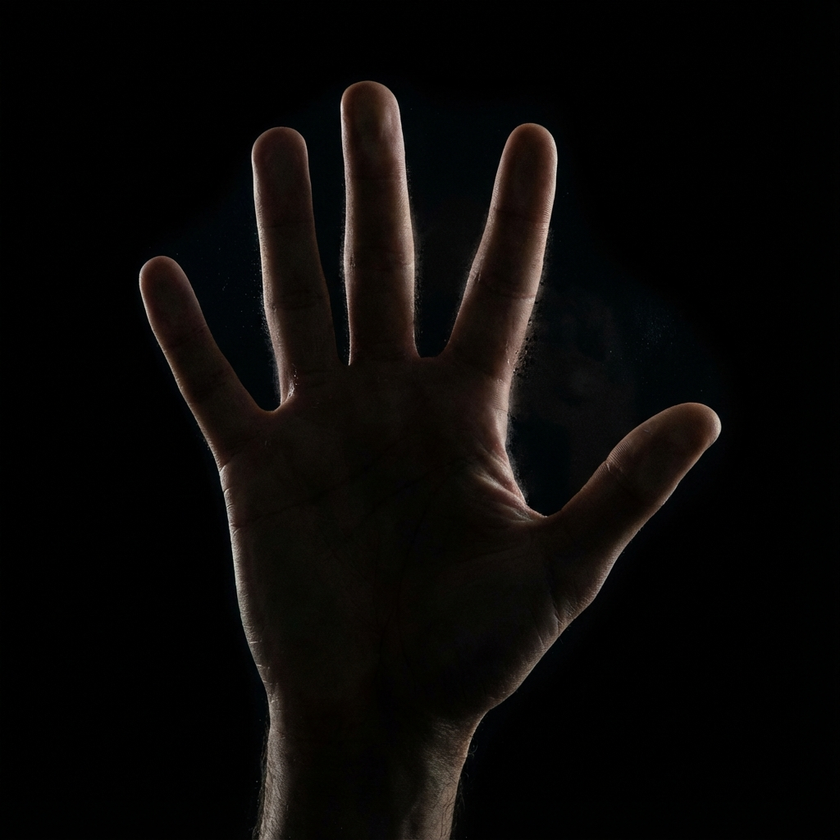
#> input picture assets/hand_overlay.png, 840 x 840 px, shrunk from 1024 x 1024 before the run
$ python process_hand.py
#> lines starting #> are read from the running program, lines starting #| are printed output that depends on the picture
from PIL import Image

def process():
    try:
        print("Processing hand...")
        # Open source image
        img = Image.open("assets/hand_overlay.png").convert("RGBA")
        datas = img.getdata()
        newData = []

        for item in datas:
            # Calculate brightness (sum of RGB)
            brightness = item[0] + item[1] + item[2]

            # Threshold: Remove if very dark (Black background)
            # 80/765 is about 10% brightness.
            if brightness < 80:
                newData.append((0, 0, 0, 0))
            else:
                newData.append(item)
#> this loop made 705600 passes
#> (item, brightness) on passes 1 to 3: ((1, 1, 1, 255), 3), ((2, 2, 2, 255), 6), ((1, 1, 1, 255), 3)
#> after the loop, newData = 705600 items

        img.putdata(newData)
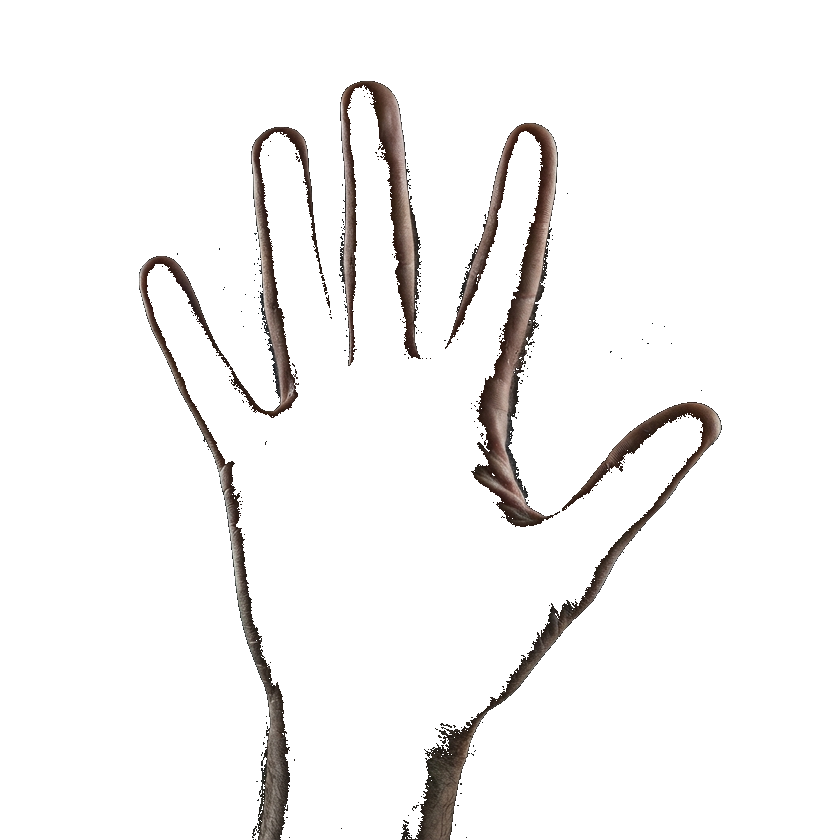
#> img: PIL image 840x840 RGBA; mean R, G, B, A 5.8, 4.7, 4.2, 16.7; transparent parts drawn white
        img.save("assets/hand_overlay_transparent.png", "PNG")
        print("Done. Saved to assets/hand_overlay_transparent.png")

    except Exception as e:
        print(f"Error: {e}")

if __name__ == "__main__":
    process()
